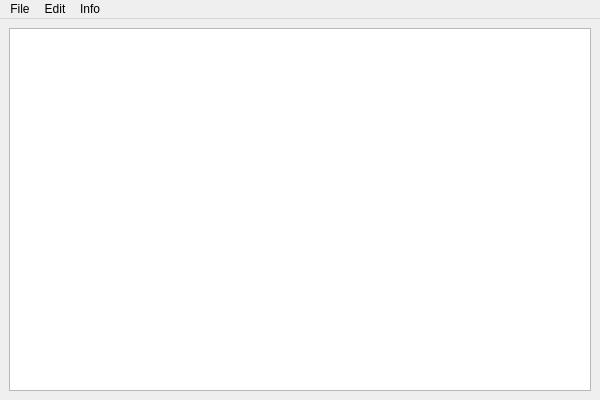
<?xml version="1.0" encoding="UTF-8"?>
<ui version="4.0">
 <class>MainWindow</class>
 <widget class="QMainWindow" name="MainWindow">
  <property name="geometry">
   <rect>
    <x>0</x>
    <y>0</y>
    <width>600</width>
    <height>400</height>
   </rect>
  </property>
  <property name="windowTitle">
   <string>N-TECH Package Manager</string>
  </property>
  <widget class="QWidget" name="centralwidget">
   <layout class="QGridLayout" name="gridLayout">
    <item row="0" column="0">
     <widget class="QTableWidget" name="tableItems">
      <property name="editTriggers">
       <set>QAbstractItemView::NoEditTriggers</set>
      </property>
      <property name="alternatingRowColors">
       <bool>true</bool>
      </property>
      <property name="selectionMode">
       <enum>QAbstractItemView::SingleSelection</enum>
      </property>
      <property name="selectionBehavior">
       <enum>QAbstractItemView::SelectRows</enum>
      </property>
      <property name="verticalScrollMode">
       <enum>QAbstractItemView::ScrollPerPixel</enum>
      </property>
      <property name="horizontalScrollMode">
       <enum>QAbstractItemView::ScrollPerPixel</enum>
      </property>
     </widget>
    </item>
   </layout>
  </widget>
  <widget class="QMenuBar" name="menubar">
   <property name="geometry">
    <rect>
     <x>0</x>
     <y>0</y>
     <width>600</width>
     <height>30</height>
    </rect>
   </property>
   <widget class="QMenu" name="menuFile">
    <property name="title">
     <string>File</string>
    </property>
    <addaction name="actionImport"/>
    <addaction name="actionSave"/>
    <addaction name="actionExport"/>
    <addaction name="separator"/>
    <addaction name="actionExit"/>
   </widget>
   <widget class="QMenu" name="menuInfo">
    <property name="title">
     <string>Info</string>
    </property>
    <addaction name="actionAbout"/>
   </widget>
   <widget class="QMenu" name="menuEdit">
    <property name="title">
     <string>Edit</string>
    </property>
    <addaction name="actionAdd"/>
    <addaction name="actionRemove"/>
    <addaction name="actionEdit"/>
    <addaction name="separator"/>
    <addaction name="actionPreferences"/>
   </widget>
   <addaction name="menuFile"/>
   <addaction name="menuEdit"/>
   <addaction name="menuInfo"/>
  </widget>
  <action name="action">
   <property name="text">
    <string>Exit</string>
   </property>
  </action>
  <action name="actionExit">
   <property name="text">
    <string>Exit</string>
   </property>
  </action>
  <action name="actionAbout">
   <property name="text">
    <string>About</string>
   </property>
  </action>
  <action name="actionExport">
   <property name="text">
    <string>Save As...</string>
   </property>
  </action>
  <action name="actionImport">
   <property name="text">
    <string>Open</string>
   </property>
  </action>
  <action name="actionAdd">
   <property name="text">
    <string>Add</string>
   </property>
  </action>
  <action name="actionRemove">
   <property name="text">
    <string>Remove</string>
   </property>
  </action>
  <action name="actionEdit">
   <property name="text">
    <string>Edit</string>
   </property>
  </action>
  <action name="actionSave">
   <property name="text">
    <string>Save</string>
   </property>
  </action>
  <action name="actionPreferences">
   <property name="text">
    <string>Preferences</string>
   </property>
  </action>
 </widget>
 <resources/>
 <connections/>
</ui>
